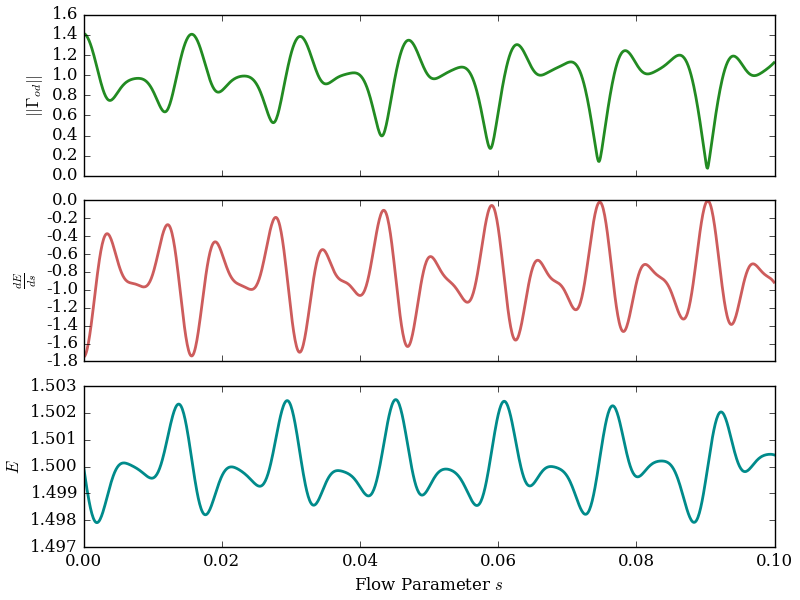

Generate this figure with Python:
import matplotlib.pyplot as plt
from matplotlib.lines import Line2D
import numpy as np
import scipy.stats as stats
import os
import sys
from pylab import *
matplotlib.rcParams['font.family'] = "serif"
from matplotlib import ticker
from matplotlib.ticker import ScalarFormatter


file = np.loadtxt("data/magnus_flow.dat",unpack=True)


# E
ax1 = plt.subplot(313)
plt.plot(file[0], file[1],color='darkcyan',linewidth=2)
plt.setp(ax1.get_xticklabels(), fontsize=12)
ax1.yaxis.set_major_formatter(FormatStrFormatter('%.3f'))
plt.ylabel(r'$E$', fontsize=12, weight='normal', family='serif')
plt.xlabel(r'Flow Parameter $s$', fontsize=12, weight='normal', family='serif')


# dE
ax2 = plt.subplot(312, sharex=ax1)
plt.plot(file[0], file[2],color='indianred',linewidth=2)
plt.setp(ax2.get_xticklabels(), visible=False)
ax2.yaxis.set_major_formatter(FormatStrFormatter('%.1f'))
plt.ylabel(r'$\frac{dE}{ds}$', fontsize=12, weight='normal', family='serif')

# ||Gammaod||
ax3 = plt.subplot(311, sharex=ax1)
plt.plot(file[0], file[3],color='forestgreen',linewidth=2)
plt.setp(ax3.get_xticklabels(), visible=False)
ax3.yaxis.set_major_formatter(FormatStrFormatter('%.1f'))
plt.ylabel(r'$||\Gamma_{od}||$', fontsize=12, weight='normal', family='serif')


plt.tight_layout(pad=0.4, w_pad=0.5, h_pad=0.5)
figname = 'magnus_flow.png'
plt.savefig(figname, format='png')
os.system('okular '+figname)
plt.clf()